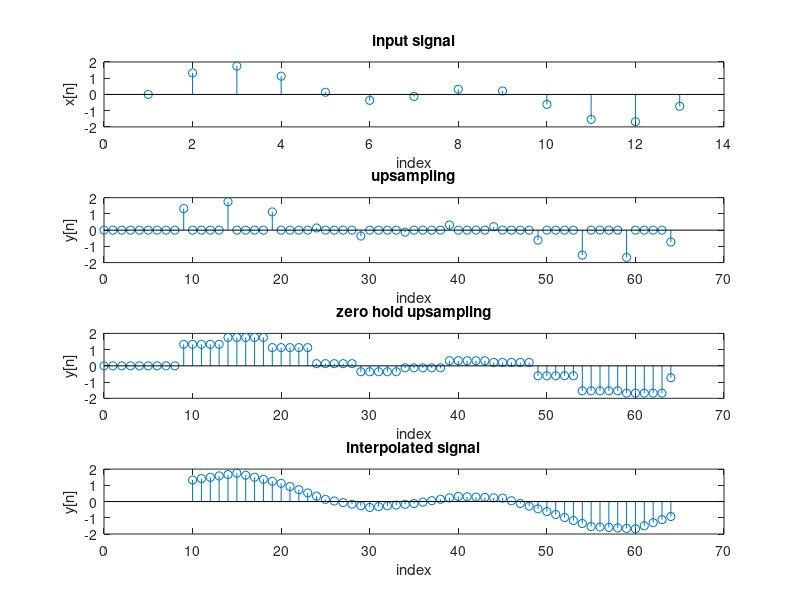

Here is the MATLAB script that generated this plot:
load('q2_1.mat');
N = numel(x);
M = input('');
y = zeros(1, M*N);
for i = 1:N*M
    flag = i/M;
    if floor(flag) == ceil(flag)
        y(i) = x(i/M);
    else
        y(i) = 0;
    end
end
figure;
subplot(4,1,1)
stem(1:N,x);
xlabel('index')
ylabel('x[n]')
title('input signal')
subplot(4,1,2)
stem(0:length(y)-1, y);
xlabel('index')
ylabel('y[n]')
title('upsampling')
re = zeros(1, M*N);
for j = 1:N*M
    re(j) = y(j);
    if y(j) == 0
        if j-1 > 0
            re(j) = y(j-1);
        end
    end
end
for k = 1:N*M
    if re(k) == 0
        if k-1 > 0
            re(k) = re(k-1);
        end
    end
end
index = 0:N*M-1;
subplot(4,1,3);
stem(index, re);
xlabel('index')
ylabel('y[n]')
title('zero hold upsampling')
new_index = 0:N*M-1;
interpolated_signal = interp1(find(y), y(y~=0), new_index, 'linear');
subplot(4,1,4);
stem(new_index, interpolated_signal);
xlabel('index')
ylabel('y[n]')
title('interpolated signal')
